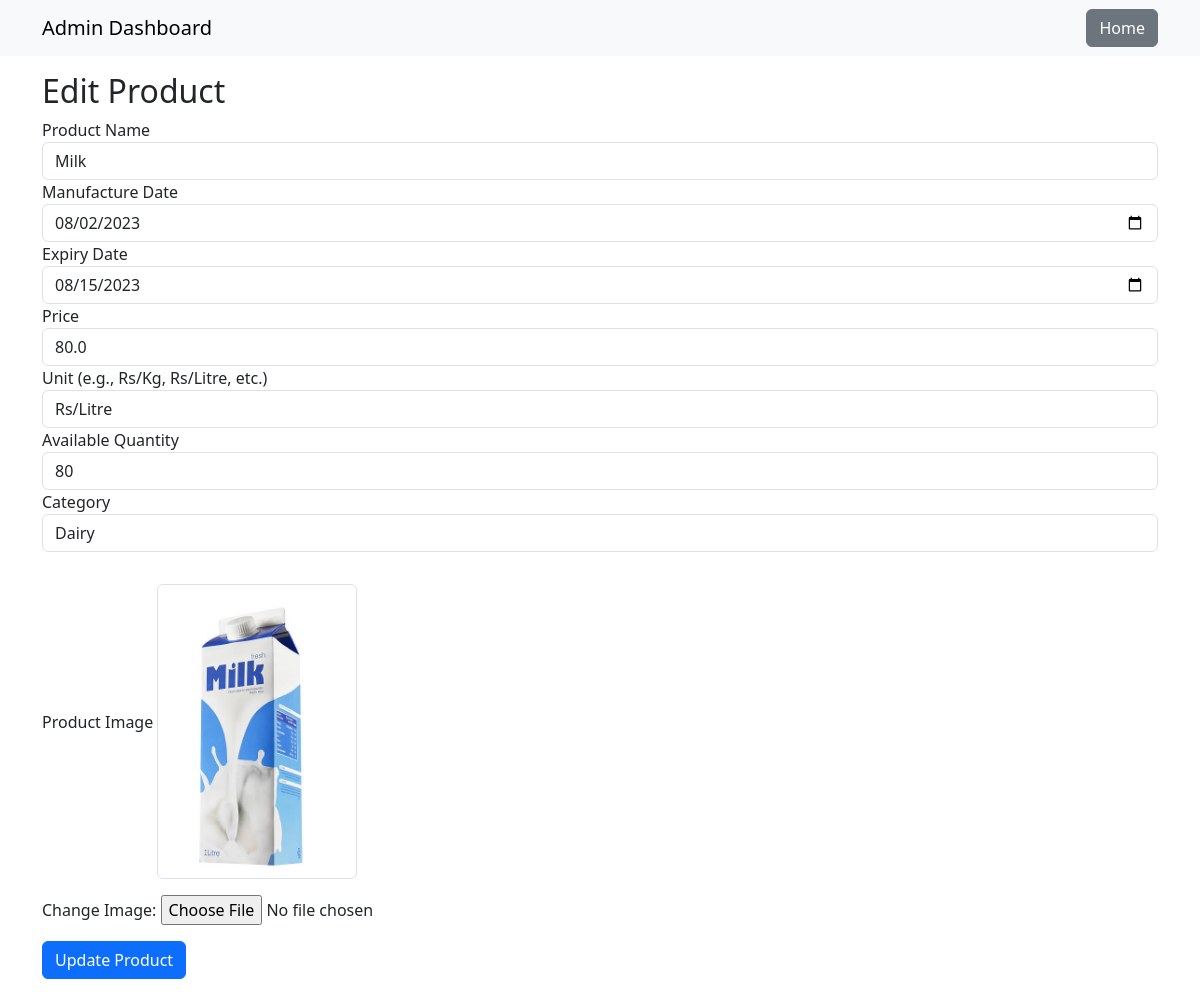
Screenshot of /admin/edit_product/9 (signed in) with the database file from the repository.
### tables this page shows
CREATE TABLE products (
                        id INTEGER PRIMARY KEY AUTOINCREMENT,
                        name TEXT NOT NULL,
                        manufacture_date DATE NULL,
                        expiry_date DATE NULL,
                        price REAL NOT NULL,
                        unit TEXT NOT NULL,
                        available_quantity INTEGER NOT NULL,
                        section_id INTEGER,
                        image TEXT,
                        FOREIGN KEY (section_id) REFERENCES sections (id)
                        );

CREATE TABLE sections (
                        id INTEGER PRIMARY KEY AUTOINCREMENT,
                        name TEXT NOT NULL UNIQUE,
                        image TEXT
                        );

### main.py (the view, shortened to what this page needs)
@app.route('/admin/edit_product/<int:product_id>', methods=['GET', 'POST'])
def edit_product(product_id):
  if 'admin_id' in session:
    cursor = get_db().cursor()
    product = cursor.execute('''SELECT * FROM products WHERE id=?''',
                             (product_id, )).fetchone()
    sections = cursor.execute("SELECT id, name FROM sections").fetchall()
    return render_template('edit_product.html',
                           product=product,
                           sections=sections)
  return render_template('admin_login.html')

### main.py (called while the page is built)
def get_db():
  db = getattr(g, '_database', None)
  if db is None:
    db = g._database = sqlite3.connect('grocery_store.db')
  return db

@app.before_request
def before_request():
  initialize_database()

def add_cors_headers(response):
    response.headers.add('Access-Control-Allow-Origin', '*')
    response.headers.add('Access-Control-Allow-Headers', 'Content-Type')
    response.headers.add('Access-Control-Allow-Methods', 'GET, POST, PUT, DELETE, OPTIONS')
    return response

@app.after_request
def after_request(response):
    if request.method == 'OPTIONS':
        return add_cors_headers(make_response())
    return add_cors_headers(response)

### templates/edit_product.html (shortened to what this page needs)
<!DOCTYPE html>
<html>
<head>
    <link rel="stylesheet" href="{{ url_for('static', filename='css/bootstrap.min.css') }}">
</head>
<body>
    <nav class="navbar navbar-light bg-light fixed-top">
        <div class="container">
            <a class="navbar-brand">Admin Dashboard</a>
            <a href="{{ url_for('admin_dashboard') }}" class="btn btn-secondary">Home</a>
        </div>
    </nav>
    <div class="container mt-5">
        <br>
        <h2>Edit Product</h2>
        <form method="post" enctype="multipart/form-data">
            <div class="form-group">
                <label for="name">Product Name</label>
                <input type="text" class="form-control" id="name" name="name" value="{{ product[1] }}" required>
            </div>
            <div class="form-group">
                <label for="manufacture_date">Manufacture Date</label>
                <input type="date" class="form-control" id="manufacture_date" name="manufacture_date" value="{{ product[2] }}" required>
            </div>
            <div class="form-group">
                <label for="expiry_date">Expiry Date</label>
                <input type="date" class="form-control" id="expiry_date" name="expiry_date" value="{{ product[3] }}" required>
            </div>
            <div class="form-group">
                <label for="price">Price</label>
                <input type="number" class="form-control" id="price" name="price" value="{{ product[4] }}" step="0.01"
min="0" required>
            </div>
            <div class="form-group">
                <label for="unit">Unit (e.g., Rs/Kg, Rs/Litre, etc.)</label>
                <input type="text" class="form-control" id="unit" name="unit" value="{{ product[5] }}" required>
            </div>
            <div class="form-group">
                <label for="available_quantity">Available Quantity</label>
                <input type="number" class="form-control" id="available_quantity" name="available_quantity" value="{{ product[6] }}" min="0" required>
            </div>
            <div class="form-group">
            <label for="section_id">Category</label>
            <select class="form-control" id="section_id" name="section_id" required>
            {% for section in sections %}
            <option value="{{ section[0] }}" {% if section[0] == product[7] %}selected{% endif %}>{{ section[1] }}</option>
            {% endfor %}
            </select>
            </div>
            <div class="form-group mt-3">
                <label for="image">Product Image</label>
                {% if product[8] %}
                <img src="{{ url_for('static', filename='images/' + product[8]) }}" class="img-thumbnail mt-3" style="max-width: 200px;">
                {% else %}
                <p>No image available</p>
                {% endif %}
            </div>
            <div class="form-group mt-3">
                <label for="image">Change Image:</label>
                <input type="file" class="form-control-file" id="image" name="image">
            </div>
            <button type="submit" class="btn btn-primary mt-3 mb-5">Update Product</button>
        </form>
    </div>
</body>
</html>

### rows the page displays
products: name "Milk", manufacture_date "08/02/2023", expiry_date "08/15/2023", price "80.0", unit "Rs/Litre", available_quantity "80", section_id "Dairy", image (picture)
